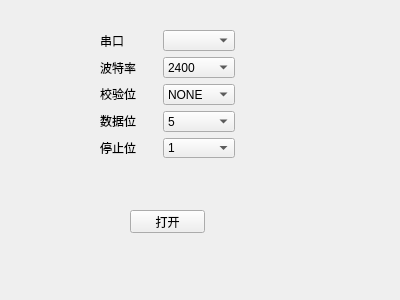
<?xml version="1.0" encoding="UTF-8"?>
<ui version="4.0">
 <class>comForm</class>
 <widget class="QWidget" name="comForm">
  <property name="geometry">
   <rect>
    <x>0</x>
    <y>0</y>
    <width>400</width>
    <height>300</height>
   </rect>
  </property>
  <property name="windowTitle">
   <string>Form</string>
  </property>
  <widget class="QPushButton" name="openClose_Button">
   <property name="geometry">
    <rect>
     <x>130</x>
     <y>210</y>
     <width>75</width>
     <height>23</height>
    </rect>
   </property>
   <property name="text">
    <string>打开</string>
   </property>
  </widget>
  <widget class="QWidget" name="">
   <property name="geometry">
    <rect>
     <x>100</x>
     <y>30</y>
     <width>135</width>
     <height>128</height>
    </rect>
   </property>
   <layout class="QHBoxLayout" name="horizontalLayout">
    <item>
     <layout class="QVBoxLayout" name="verticalLayout">
      <item>
       <widget class="QLabel" name="com_label">
        <property name="text">
         <string>串口</string>
        </property>
       </widget>
      </item>
      <item>
       <widget class="QLabel" name="baud_label">
        <property name="text">
         <string>波特率</string>
        </property>
       </widget>
      </item>
      <item>
       <widget class="QLabel" name="parity_label">
        <property name="text">
         <string>校验位</string>
        </property>
       </widget>
      </item>
      <item>
       <widget class="QLabel" name="data_label">
        <property name="text">
         <string>数据位</string>
        </property>
       </widget>
      </item>
      <item>
       <widget class="QLabel" name="stop_label">
        <property name="text">
         <string>停止位</string>
        </property>
       </widget>
      </item>
     </layout>
    </item>
    <item>
     <layout class="QVBoxLayout" name="verticalLayout_2">
      <item>
       <widget class="QComboBox" name="com_Box"/>
      </item>
      <item>
       <widget class="QComboBox" name="baud_Box">
        <item>
         <property name="text">
          <string>2400</string>
         </property>
        </item>
        <item>
         <property name="text">
          <string>4800</string>
         </property>
        </item>
        <item>
         <property name="text">
          <string>9600</string>
         </property>
        </item>
        <item>
         <property name="text">
          <string>115200</string>
         </property>
        </item>
       </widget>
      </item>
      <item>
       <widget class="QComboBox" name="parity_Box">
        <item>
         <property name="text">
          <string>NONE</string>
         </property>
        </item>
        <item>
         <property name="text">
          <string>ODD</string>
         </property>
        </item>
        <item>
         <property name="text">
          <string>EVEN</string>
         </property>
        </item>
        <item>
         <property name="text">
          <string>MARK</string>
         </property>
        </item>
        <item>
         <property name="text">
          <string>SPACE</string>
         </property>
        </item>
       </widget>
      </item>
      <item>
       <widget class="QComboBox" name="data_Box">
        <item>
         <property name="text">
          <string>5</string>
         </property>
        </item>
        <item>
         <property name="text">
          <string>6</string>
         </property>
        </item>
        <item>
         <property name="text">
          <string>7</string>
         </property>
        </item>
        <item>
         <property name="text">
          <string>8</string>
         </property>
        </item>
       </widget>
      </item>
      <item>
       <widget class="QComboBox" name="stop_Box">
        <item>
         <property name="text">
          <string>1</string>
         </property>
        </item>
        <item>
         <property name="text">
          <string>2</string>
         </property>
        </item>
        <item>
         <property name="text">
          <string>1.5</string>
         </property>
        </item>
       </widget>
      </item>
     </layout>
    </item>
   </layout>
  </widget>
  <zorder>stop_label</zorder>
  <zorder>baud_label</zorder>
  <zorder>com_label</zorder>
  <zorder>data_label</zorder>
  <zorder>parity_label</zorder>
  <zorder>stop_Box</zorder>
  <zorder>data_Box</zorder>
  <zorder>baud_Box</zorder>
  <zorder>com_Box</zorder>
  <zorder>parity_Box</zorder>
  <zorder></zorder>
  <zorder></zorder>
  <zorder>openClose_Button</zorder>
 </widget>
 <resources/>
 <connections/>
</ui>
